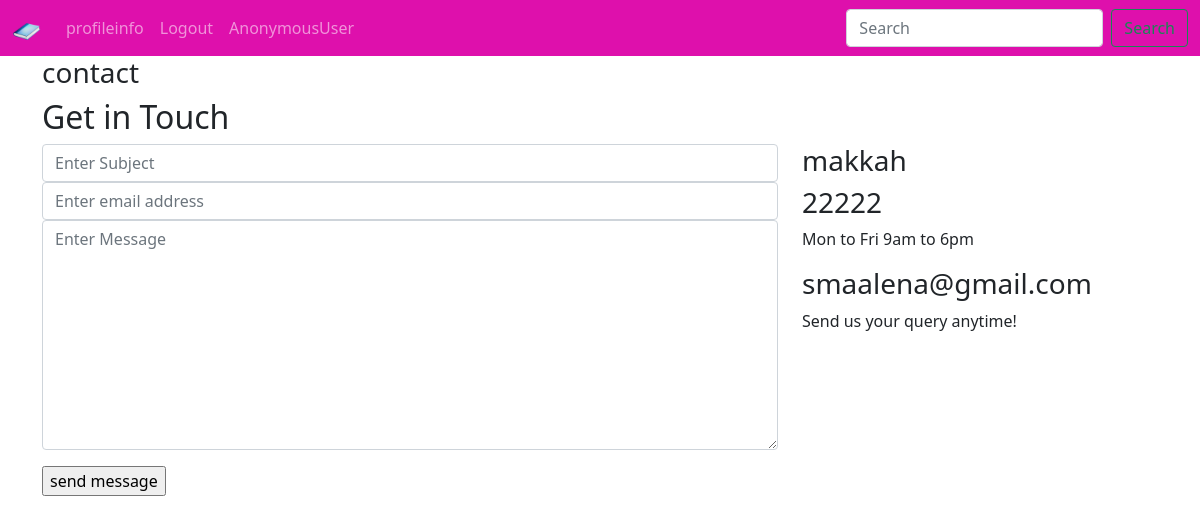
Page /contact/ on the committed database.
### contact/models.py (models this page shows, shortened)
class Info(models.Model):
    place = models.CharField(max_length=50)
    phone_number  = models.CharField(max_length=20)
    email = models.EmailField(max_length=254)
    class Meta:
        verbose_name = ("Info")
        verbose_name_plural = ("Infos")

### contact/views.py (the view, shortened to what this page needs)
# urls.py: path('contact/',views.send_message , name='contact'),
def send_message(request):
    myinfo = Info.objects.first()
    return render(request,'contact/contact.html',{'myinfo':myinfo})

### contact/templates/contact/contact.html (shortened to what this page needs)
{% extends 'bookstore/base.html' %}
{% load static %}
{% block body %}
    <div class="bradcam_area bradcam_bg_1">
        <div class="container">
            <div class="row">
                <div class="col-xl-12">
                    <div class="bradcam_text">
                        <h3>contact</h3>
                    </div>
                </div>
            </div>
        </div>
    </div>
  <section class="contact-section section_padding">
    <div class="container">
      <div class="row">
        <div class="col-12">
          <h2 class="contact-title">Get in Touch</h2>
        </div>
        <div class="col-lg-8">
          <form class="form-contact contact_form" method="post" >
            <div class="row">
              <div class="col-12">
                <div class="form-group">
                  <input class="form-control" name="subject" id="subject" type="text" onfocus="this.placeholder = ''" onblur="this.placeholder = 'Enter Subject'" placeholder = 'Enter Subject'>
                </div>
              </div>
              <div class="col-sm-12">
                <div class="form-group">
                  <input class="form-control" name="email" id="email" type="email" onfocus="this.placeholder = ''" onblur="this.placeholder = 'Enter email address'" placeholder = 'Enter email address'>
                </div>
              </div>
              <div class="col-12">
                <div class="form-group">
                    <textarea class="form-control w-100" name="message" id="message" cols="30" rows="9"  placeholder = 'Enter Message'></textarea>
                </div>
              </div>
            </div>
            <div class="form-group mt-3">
              <input type="submit" class="button button-contactForm btn_4 boxed-btn" value="send message">
            </div>
          </form>
        </div>
        <div class="col-lg-4">
          <div class="media contact-info">
            <div class="media-body">
              <h3>{{myinfo.place}}</h3>
            </div>
          </div>
          <div class="media contact-info">
            <div class="media-body">
              <h3>{{myinfo.phone_number}}</h3>
              <p>Mon to Fri 9am to 6pm</p>
            </div>
          </div>
          <div class="media contact-info">
            <div class="media-body">
              <h3>{{myinfo.email}}</h3>
              <p>Send us your query anytime!</p>
            </div>
          </div>
        </div>
      </div>
    </div>
  </section>
  {% endblock body %}

### rows in the picture
Info: place "makkah", phone_number "22222", email "smaalena@gmail.com"

### other values in the picture
{{ request.user }} "AnonymousUser"
